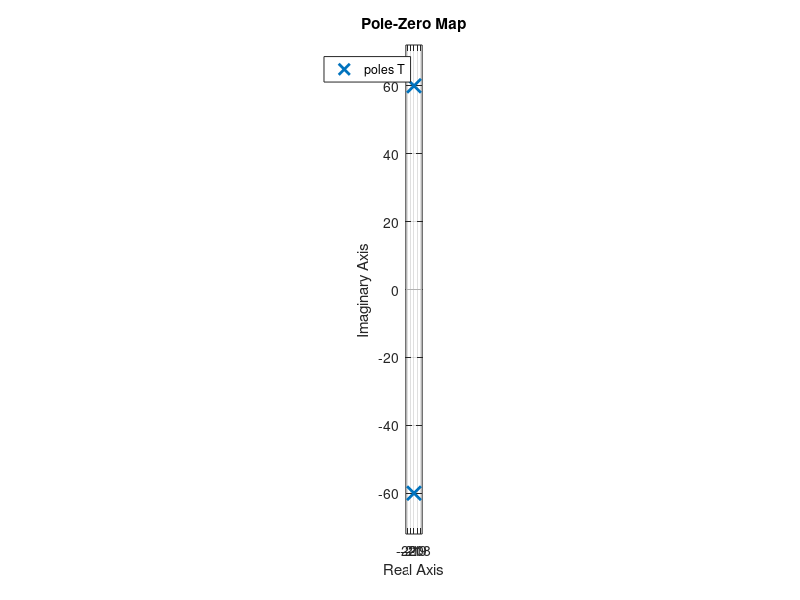
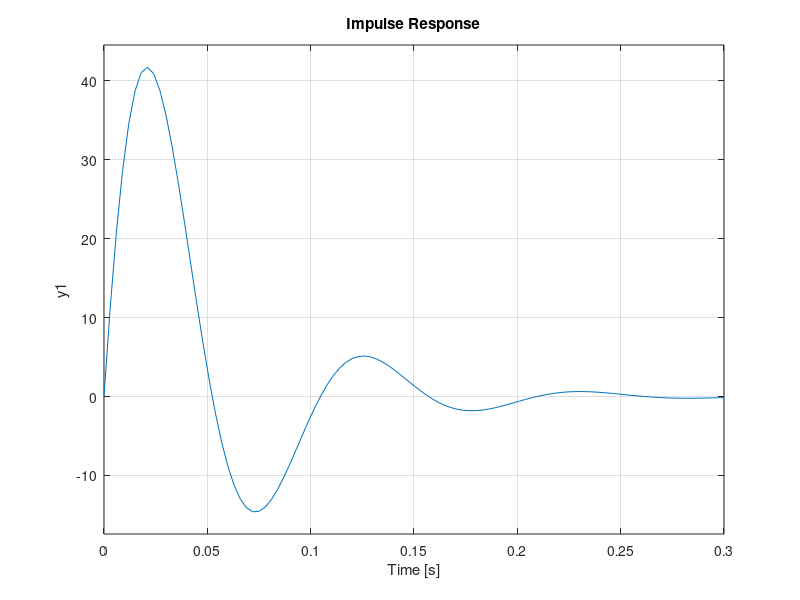
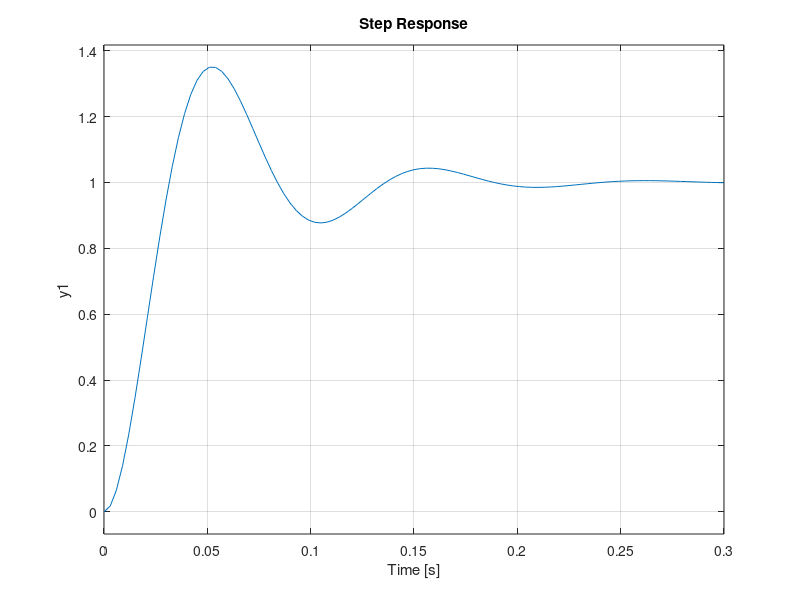
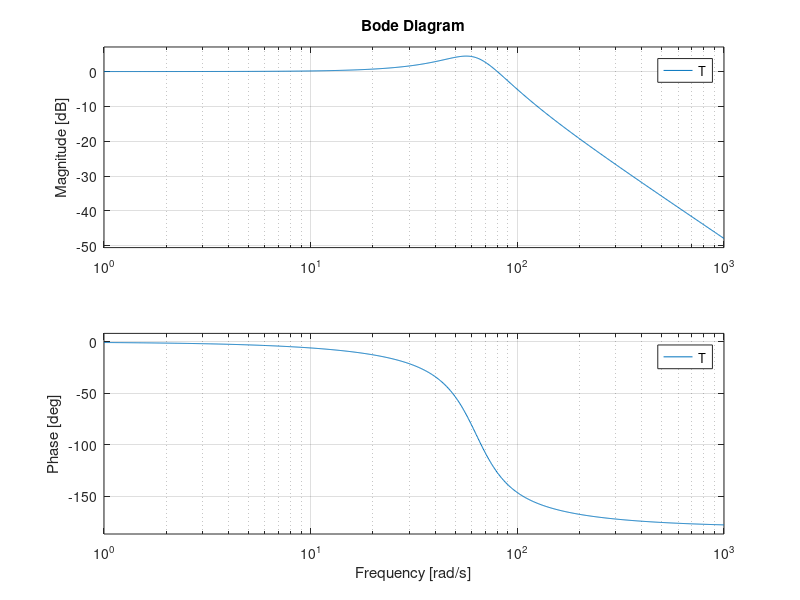

Here is the MATLAB script that generated these plots, in order:
clear
clc
close all
%% a
R = 100;
C = 10e-5;
L = 2.5;

s = tf('s');
T = 1/(L*C*s^2+R*C*s+1);

%% b
pzmap(T)
grid on
axis equal
[P,Z] = pzmap(T)

%% c
figure(2);
impulse(T);
figure(3);
step(T)
figure(4);
bode(T)
grid on

%% d
w = 1/sqrt(L*C);
zeta = R/(2*w*L);
[mag,phase] = bode(T,w)
check = 1/(2*zeta)

%% e
w = 200;

figure(5);
for zeta = .1:.1:1
    T = w^2/(s^2+2*zeta*w*s+w^2);
    pzmap(T);
    grid on
    hold on
    pause(0.1)
end
figure(6);
for zeta = .1:.1:1
    T = w^2/(s^2+2*zeta*w*s+w^2);
    step(T);    % no clue why this is erroring
    grid on
    hold on
    pause(0.1)
end
figure(7);
for zeta = .1:.1:1
    T = w^2/(s^2+2*zeta*w*s+w^2);
    bode(T);    % no clue why this is erroring
    grid on
    hold on
    pause(0.1)
end

%% f
zeta = .2;

figure(8);
for w = 20:20:400
    T = w^2/(s^2+2*zeta*w*s+w^2);
    pzmap(T);
    axis equal
    grid on
    hold on
    pause(0.1)
end
figure(9);
for w = 20:20:400
    T = w^2/(s^2+2*zeta*w*s+w^2);
    step(T);
    grid on
    hold on
    pause(0.1)
end
figure(10);
for w = 20:20:400
    T = w^2/(s^2+2*zeta*w*s+w^2);
    bode(T);
    grid on
    hold on
    pause(0.1)
end

